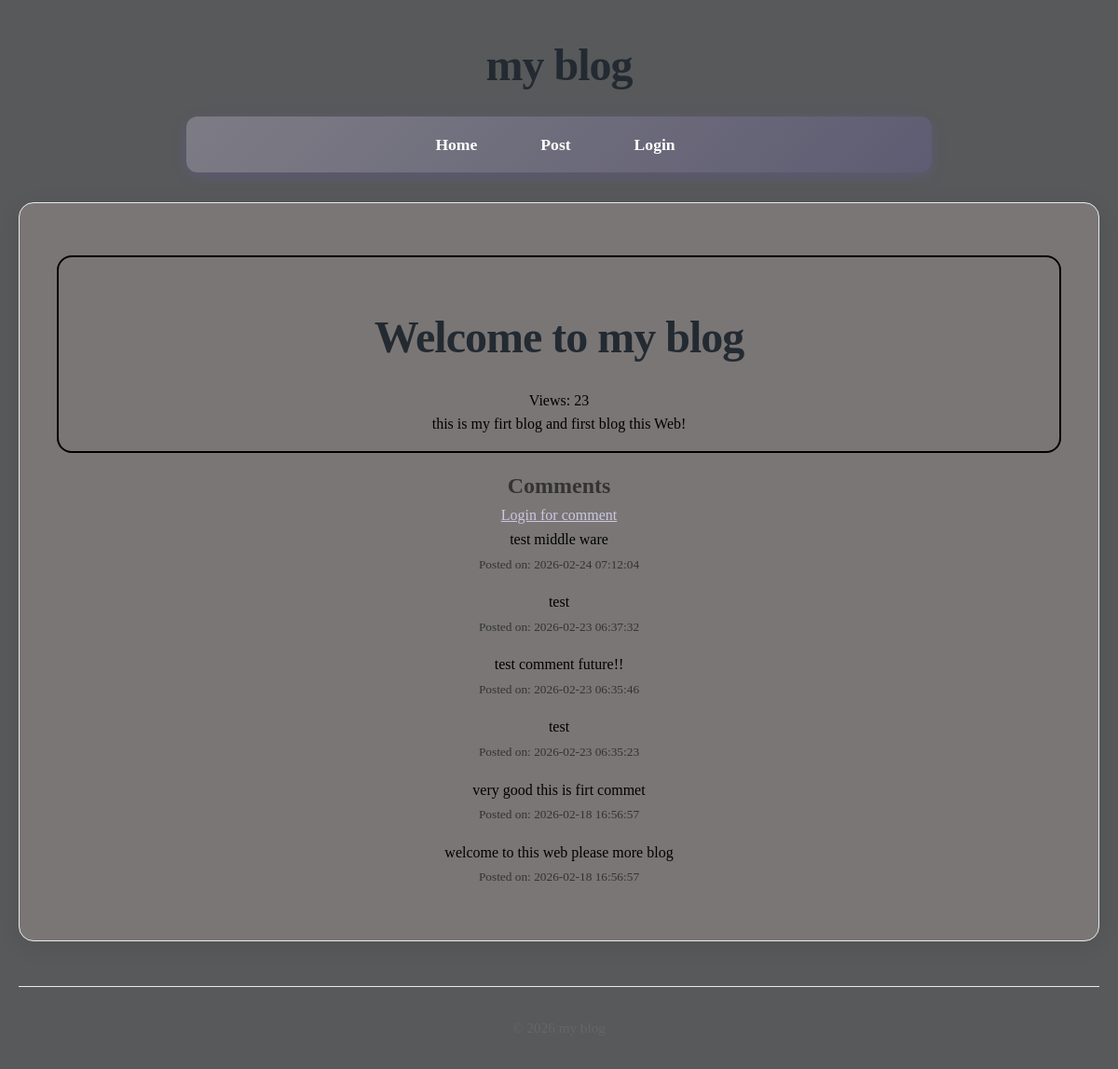
/post/1, run on an earlier commit of the app's database.
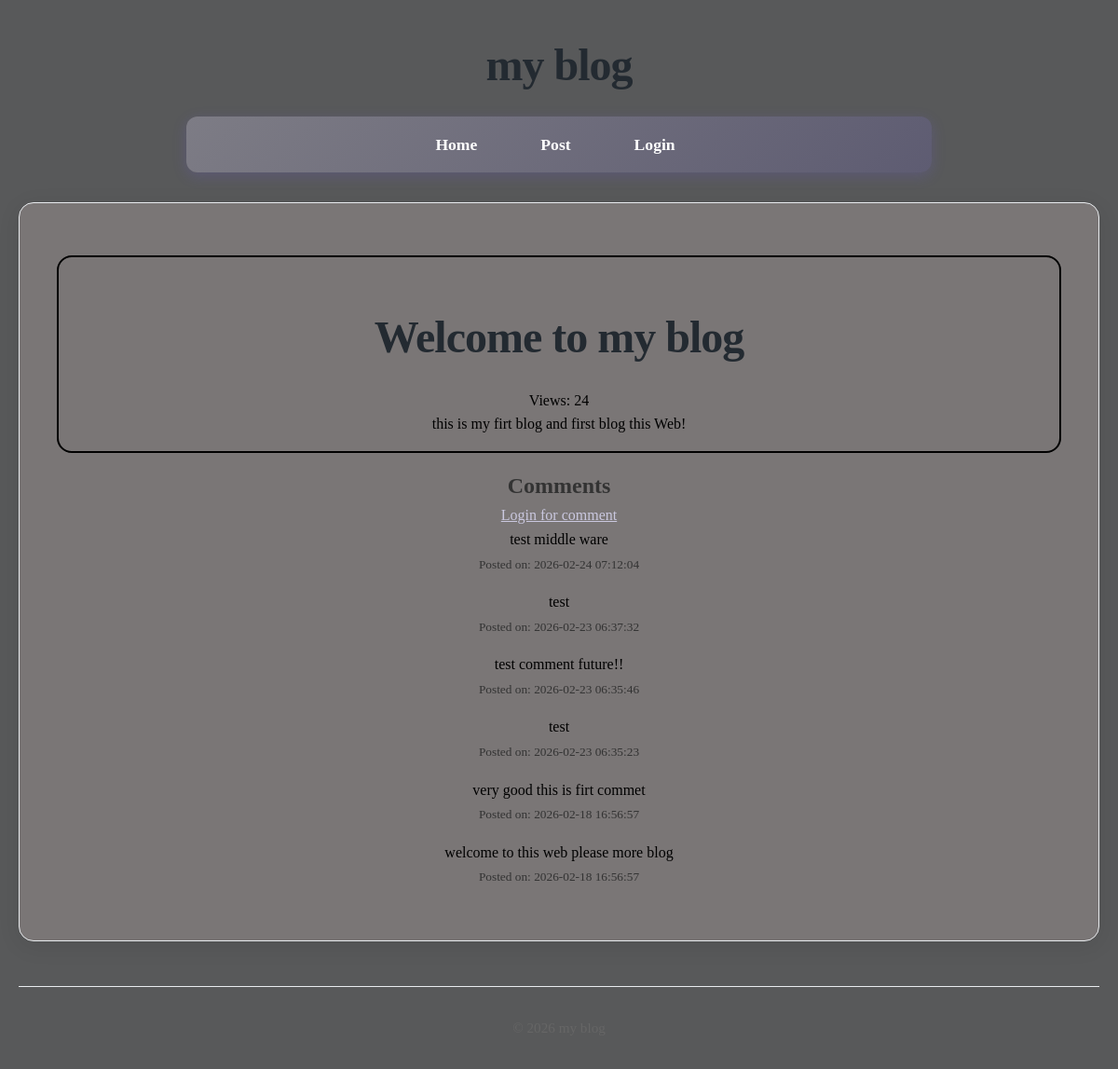
And on a later commit of the database.
### tables this page shows
CREATE TABLE posts(
    id INTEGER PRIMARY KEY AUTOINCREMENT,
    title TEXT NOT NULL,
    content TEXT NOT NULL,
    views INTEGER DEFAULT 0,
    user_id INTEGER NOT NULL,
    created_at DATETIME DEFAULT CURRENT_TIMESTAMP,
    FOREIGN KEY (user_id) REFERENCES users (id)
);

CREATE TABLE comments(
    id INTEGER PRIMARY KEY AUTOINCREMENT,
    content TEXT NOT NULL,
    user_id INTEGER NOT NULL,
    post_id INTEGER NOT NULL,
    created_at DATETIME DEFAULT CURRENT_TIMESTAMP,
    FOREIGN KEY (user_id) REFERENCES users (id),
    FOREIGN KEY (post_id) REFERENCES posts (id)
);

### core/Router.php (called while the page is built, shortened)
<?php
class Router{
    protected array $routes = [];
    protected array $globalMiddleware = [];
    protected array $routeMiddleware = [];
    public function add(string $method ,string $uri ,string $controller , array $middlewares = []): void{
        $this->routes[] = [
            'method' => $method,
            'uri' => $uri,
            'controller' => $controller,
            'middlewares' => $middlewares
        ];
    }
    public function addGlobalMiddleware(string $middleware):void {
        $this->globalMiddleware[] = $middleware;
    }
    public function addRouteMiddleware(string $name,string $middleware):void {
        $this->routeMiddleware[$name] = $middleware;
    }
    public function dispatch(string $uri ,string $method){
        $route = $this->findRoute($uri , $method);
        $middlewares = [
            ...$this->globalMiddleware,
            ...array_map(fn($name)=>$this->routeMiddleware[$name],$route['middlewares'])
        ];
       return $this->runMiddleware(
        $middlewares,
        function () use ($route) {
            [$controller , $action] = explode('@' , $route['controller']);
            return $this->callAction($controller , $action , $route['params']);
        }
       );
    }
    protected function runMiddleware(array $middlewares , callable $target): mixed{
        $next = $target;
        foreach(array_reverse($middlewares) as $middleware){
            $next = function() use ($middleware , $next){
                error_log("Middle ware : running $middleware");
                return (new $middleware)->handle($next);
            };
        }
        return $next();
    }
    protected function findRoute(string $uri , string $method): ?array{
        foreach($this->routes as $route){
            $params = $this->matchRoute($route['uri'] , $uri);
            if($params !== null && $route['method'] === $method){
                return [...$route , 'params' => $params];
            }
        }
        return null;
    }
    protected function matchRoute(string $routeUri,string $requestUri): ?array{
        $routeSegments = explode('/', trim($routeUri,'/'));
        $requestSegments = explode('/', trim($requestUri,'/'));
        if(count($routeSegments) !== count($requestSegments)){
            return null;
        }
        $params = [];
        foreach($routeSegments as $index => $routeSegment){
            if(str_starts_with($routeSegment,'{') && str_ends_with($routeSegment,'}')){
                $params[trim($routeSegment,'{}')] = $requestSegments[$index];
            }elseif($routeSegment !== $requestSegments[$index]){
                return null;
            }
        }
        return $params;
    }
    protected function callAction(string $controller,string $action,array $params): string{
        return (new $controller)->$action(... $params);
    }
}

### app/Services/Auth.php (called while the page is built, shortened)
<?php
class Auth{
    protected static $user = null;
    public static function user(): ?User{
        if(static::$user === null){
            $userId = $_SESSION['user_id'] ?? null;
            static::$user =  $userId ? User::find($userId) : RememberMe::user();
        }
        return static::$user;
    }
}

### app/Services/RememberMe.php (called while the page is built, shortened)
<?php
class RememberMe{
    public static function user(): ?User{
        $tokenString = $_COOKIE[static::COOKIE_NAME] ?? null;
        if(!$tokenString){
            return null;
        }
        $token = RememberToken::findValid($tokenString);
        $user = User::find($token->user_id);
        return $user;
    }
}

### app/Services/CSRF.php (called while the page is built, shortened)
<?php
class CSRF {
    public static function verify(?string $token = null): bool{
        $method = $_SERVER['REQUEST_METHOD'];
        if(in_array($method, ['GET','HEAD','OPTIONS'])){
            return true;
        }
        return false;
    }
}

### core/App.php (called while the page is built, shortened)
<?php
class App{
    protected static $container = [];
    public static function bind(string $key, mixed $value): void{
        static::$container[$key] = $value;
    }
    public static function get(string $key): mixed{
        return static::$container[$key];
    }
}

### core/Model.php (called while the page is built, shortened)
<?php
abstract class Model{
    protected static string $table;
    public static function find(mixed $id): ?static
{
    $db = App::get('database');
    $result = $db->fetch(
        "SELECT * FROM " . static::$table . " WHERE id = ?",
        [$id],
        static::class
    );
    return $result;
}
}

### core/DataBase.php (called while the page is built, shortened)
<?php
class DataBase{
    protected $pdo;
    public function __construct(array $config){
        try {
            $dsn = $this->createDsn($config);
            $username = $config['username'] ?? null;
            $password = $config['password'] ?? null;
            $options = $config['options'] ?? null;
            $this->pdo = new PDO($dsn , $username , $password , $options);
            $this->pdo->setAttribute(PDO::ATTR_ERRMODE,PDO::ERRMODE_EXCEPTION);
        } catch (PDOException $e) {
            throw new Exception("Could not connect to the database:" . $e);
        }
    }
    protected function createDsn(array $config): string{
        $driver = $config['driver'];
        $dbname = $config['dbname'];
        return match ($driver) {
            'sqlite' => "sqlite:$dbname",
            default => throw new Exception("Unsupported database driver: $driver") ,
        };
    }
    public function query(string $sql, array $params = []): PDOStatement{
        $stmt = $this->pdo->prepare($sql);
        $stmt->execute($params);
        return $stmt;
    }
    public function fetchAll(string $sql,array $params = [], ?string $classname = null): array{
        $stmt = $this->query($sql,$params);
        return $classname ? $stmt->fetchAll(PDO::FETCH_CLASS , $classname) : $stmt->fetchAll(PDO::FETCH_ASSOC);
    }
    public function fetch(string $query, array $params = [], ?string $class = null)
{
    $stmt = $this->query($query, $params);
    if ($class) {
        $result = $stmt->fetchObject($class);
        return $result === false ? null : $result;
    }
    $result = $stmt->fetch(PDO::FETCH_ASSOC);
    return $result === false ? null : $result;
}
}

### app/Controllers/PostController.php (called while the page is built, shortened)
<?php
class PostController{
    public function show($id)
{
    $post = Post::find($id);
    $comments = Comment::forPost($id);
    return View::render(
        template: 'post/show',
        layout: 'layouts/main',
        data: [
            'post' => $post,
            'comments' => $comments,
            'user' => Auth::user()
        ]
    );
}
}

### app/Middlewares/CSRF.php (called while the page is built, shortened)
<?php
class CSRF implements MiddleWare{
    public function handle(callable $next){
      return $next();
    }
}

### app/Middlewares/View.php (called while the page is built, shortened)
<?php
class View implements MiddleWare{
    public function handle(callable $next){
      return $next();
    }
}

### app/Models/Comment.php (called while the page is built, shortened)
<?php
class Comment extends Model{
    public static function forPost($postId): array{
        $db = App::get('database');
        return $db->fetchAll(
            "SELECT * FROM comments WHERE post_id = ? ORDER BY created_at DESC ",
            [$postId],
            static::class
        );
    }
}

### core/View.php (called while the page is built, shortened)
<?php
class View{
    protected static $globals = [];
    public static function share(string $key , mixed $value): void{
        static::$globals[$key] = $value;
    }
    public static function render(string $template , array $data = [] , $layout = null): string{
        $data = [...static::$globals , ...$data];
        $content = static::renderTemplate($template, $data);
        return static::renderLayout($layout , $data, $content);
    }
    protected static function renderTemplate(string $template , array $data): string{
        extract($data);
        $path = dirname(__DIR__) . "/app/Views/$template.php";
        require $path;
        return ob_get_clean();
    }
     protected static function renderLayout(?string $template , array $data, string $content):string{
        extract([...$data , 'content' =>$content]);
        $path = dirname(__DIR__) . "/app/Views/$template.php";
        require $path;
        return ob_get_clean();
    }
}

### app/Views/post/show.php (the view)
<article class="article-blog">
    <h1 class="title-blog"><?= htmlspecialchars($post->title); ?></h1>
    <p class="view-blog">Views: <?= $post->views ?></p>
    <p class="content-blog">
        <?= nl2br(htmlspecialchars($post->content)) ?>
    </p>
</article>
<section>
    <h2 id="comments">Comments</h2>
    <?php if($user): ?>
        <form action="/post/<?= $post->id ?>/comment" method="POST" >
        <?= csrf_token() ?>
        <textarea name="content" rows="3" style="resize: none;"></textarea>
        <button type="submit">Send</button>
        </form>
    <?php else: ?>
    <p><a href="/login">Login for comment</a></p>
    <?php endif; ?>
    <?php foreach($comments as $comment): ?>
        <div class="div-comment">
            <p class="p-comment">
                <?= nl2br(htmlspecialchars($comment->content)) ?>
            </p>
            <small>Posted on: <?= $comment->created_at ?></small>
        </div>
    <?php endforeach; ?>
</section>

### public/index.php (shortened to what this page needs)
<?php
$router = new Router();
$uri = parse_url($_SERVER['REQUEST_URI'])['path'];
$method = $_SERVER['REQUEST_METHOD'];
echo $router->dispatch($uri,$method);

### app/Views/layouts/main.php (shortened to what this page needs)
<!DOCTYPE html>
<html lang="en">
<head>
    <link rel="stylesheet" href="/style/style-form.css" />
    <link rel="stylesheet" href="/style/style-main.css" />
</head>
<body>
    <h1>my blog</h1>
    <nav>
        <a href="/">Home</a>
        <a href="/../post">Post</a>
       <?php if($user): ?>
            <form action="/logout" method="POST">
                <?= csrf_token() ?>
                <button>Logout (<?= $user->email ?>)</button>
            </form>
        <?php else: ?>
                <a href="/login">Login</a>
        <?php endif; ?>
    </nav>
    <main>
        <section>
            <p><?=$content ?></p>
        </section>
    </main>
    <footer>
        <p> &copy; <?= date('Y') ?> my blog </p>
    </footer>
</body>
</html>

### public/style/style-form.css (style rules this page uses)
body { text-align: center; align-items: center; justify-content: center; }

### public/style/style-main.css (style rules this page uses)
* { margin: 0; padding: 0; box-sizing: border-box; }
body { font-family: Cambria, Cochin, Georgia, Times, 'Times New Roman', serif; line-height: 1.6; color: #333; background-color: #58595a; max-width: 1200px; margin: 0 auto; padding: 0 20px; }
h1 { text-align: center; margin: 2rem 0 1rem; font-size: 3rem; color: #232a31; font-weight: 700; letter-spacing: -1px; }
h1::after { margin-left: 10px; }
nav { background: linear-gradient(135deg, #7d7c85 0%, #5e5c72 100%); padding: 1rem; border-radius: 12px; margin: 1rem auto 2rem; box-shadow: 0 4px 15px rgba(108, 92, 231, 0.2); max-width: 800px; }
nav a { color: white; text-decoration: none; font-weight: 600; padding: 0.8rem 1.5rem; margin: 0 0.5rem; border-radius: 8px; transition: all 0.3s ease; font-size: 1.1rem; }
nav a:first-child { margin-left: 0; }
main { background-color: rgb(122, 118, 118); padding: 2.5rem; border-radius: 16px; box-shadow: 0 5px 25px rgba(0, 0, 0, 0.08); margin-bottom: 3rem; min-height: 400px; border: 1px solid #e9ecef; }
footer { text-align: center; padding: 2rem; color: #666; border-top: 1px solid #e9ecef; margin-top: 2rem; font-size: 0.95rem; }
footer p { display: flex; align-items: center; justify-content: center; gap: 8px; }
article { margin-bottom: 1rem; margin-top: 1rem; padding: 1rem; border: 1px solid gray; border-radius: 1rem; transition: 300ms ease-in; }
body { animation: fadeIn 0.5s ease-out; }
a { color: #cac8df; transition: color 0.3s ease; }
main > * { transition: transform 0.2s ease; }
.div-comment { margin-bottom: 1rem; }
.p-comment { color: black; }
.article-blog { border: 2px solid black; color: black; }

What changed in the data, as far as the page shows it:
changed posts "Welcome to my blog": views "23" → "24"
